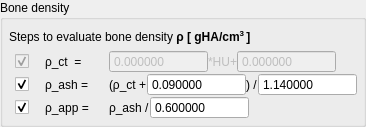
          <widget class="QGroupBox" name="advancedGroup">
           <property name="minimumSize">
            <size>
             <width>0</width>
             <height>0</height>
            </size>
           </property>
           <property name="title">
            <string>Bone density</string>
           </property>
           <property name="checkable">
            <bool>false</bool>
           </property>
           <layout class="QVBoxLayout" name="verticalLayout_6">
            <property name="leftMargin">
             <number>6</number>
            </property>
            <property name="topMargin">
             <number>10</number>
            </property>
            <property name="rightMargin">
             <number>6</number>
            </property>
            <property name="bottomMargin">
             <number>5</number>
            </property>
            <item>
             <widget class="QLabel" name="label_8">
              <property name="text">
               <string>&lt;html&gt;&lt;head/&gt;&lt;body&gt;&lt;p&gt;Steps to evaluate bone density &lt;span style=&quot; font-weight:600;&quot;&gt;ρ [ gHA/cm&lt;/span&gt;&lt;span style=&quot; font-weight:600; vertical-align:super;&quot;&gt;3 &lt;/span&gt;&lt;span style=&quot; font-weight:600;&quot;&gt;]&lt;/span&gt;&lt;/p&gt;&lt;/body&gt;&lt;/html&gt;</string>
              </property>
              <property name="wordWrap">
               <bool>true</bool>
              </property>
             </widget>
            </item>
            <item>
             <widget class="QWidget" name="widget" native="true">
              <property name="styleSheet">
               <string notr="true">QLabel {
	font: small &quot;Courier New&quot;;
}

QDoubleSpinBox {
	font: small &quot;Courier New&quot;;
}</string>
              </property>
              <layout class="QHBoxLayout" name="horizontalLayout_3" stretch="0,1">
               <property name="spacing">
                <number>0</number>
               </property>
               <property name="margin">
                <number>0</number>
               </property>
               <item>
                <widget class="QWidget" name="checkboxWidget" native="true">
                 <property name="sizePolicy">
                  <sizepolicy hsizetype="Preferred" vsizetype="Preferred">
                   <horstretch>0</horstretch>
                   <verstretch>0</verstretch>
                  </sizepolicy>
                 </property>
                 <layout class="QVBoxLayout" name="verticalLayout_11">
                  <property name="spacing">
                   <number>0</number>
                  </property>
                  <property name="leftMargin">
                   <number>6</number>
                  </property>
                  <property name="topMargin">
                   <number>0</number>
                  </property>
                  <property name="rightMargin">
                   <number>0</number>
                  </property>
                  <property name="bottomMargin">
                   <number>0</number>
                  </property>
                  <item>
                   <widget class="QWidget" name="widget_3" native="true">
                    <property name="enabled">
                     <bool>true</bool>
                    </property>
                    <layout class="QHBoxLayout" name="horizontalLayout_11">
                     <property name="spacing">
                      <number>0</number>
                     </property>
                     <property name="margin">
                      <number>0</number>
                     </property>
                     <item>
                      <widget class="QCheckBox" name="checkBox">
                       <property name="enabled">
                        <bool>false</bool>
                       </property>
                       <property name="minimumSize">
                        <size>
                         <width>30</width>
                         <height>0</height>
                        </size>
                       </property>
                       <property name="text">
                        <string/>
                       </property>
                       <property name="checked">
                        <bool>true</bool>
                       </property>
                      </widget>
                     </item>
                     <item>
                      <widget class="QLabel" name="label_2">
                       <property name="sizePolicy">
                        <sizepolicy hsizetype="MinimumExpanding" vsizetype="Preferred">
                         <horstretch>0</horstretch>
                         <verstretch>0</verstretch>
                        </sizepolicy>
                       </property>
                       <property name="maximumSize">
                        <size>
                         <width>70</width>
                         <height>16777215</height>
                        </size>
                       </property>
                       <property name="text">
                        <string>ρ_ct  =</string>
                       </property>
                      </widget>
                     </item>
                     <item>
                      <spacer name="horizontalSpacer_4">
                       <property name="orientation">
                        <enum>Qt::Horizontal</enum>
                       </property>
                       <property name="sizeType">
                        <enum>QSizePolicy::MinimumExpanding</enum>
                       </property>
                       <property name="sizeHint" stdset="0">
                        <size>
                         <width>20</width>
                         <height>20</height>
                        </size>
                       </property>
                      </spacer>
                     </item>
                    </layout>
                   </widget>
                  </item>
                  <item>
                   <widget class="QWidget" name="widget_5" native="true">
                    <layout class="QHBoxLayout" name="horizontalLayout_13">
                     <property name="spacing">
                      <number>0</number>
                     </property>
                     <property name="margin">
                      <number>0</number>
                     </property>
                     <item>
                      <widget class="QCheckBox" name="rhoAshCheckBox">
                       <property name="sizePolicy">
                        <sizepolicy hsizetype="Minimum" vsizetype="Fixed">
                         <horstretch>0</horstretch>
                         <verstretch>0</verstretch>
                        </sizepolicy>
                       </property>
                       <property name="minimumSize">
                        <size>
                         <width>30</width>
                         <height>0</height>
                        </size>
                       </property>
                       <property name="maximumSize">
                        <size>
                         <width>120</width>
                         <height>16777215</height>
                        </size>
                       </property>
                       <property name="text">
                        <string/>
                       </property>
                       <property name="checked">
                        <bool>true</bool>
                       </property>
                      </widget>
                     </item>
                     <item>
                      <widget class="QLabel" name="label_10">
                       <property name="sizePolicy">
                        <sizepolicy hsizetype="MinimumExpanding" vsizetype="Preferred">
                         <horstretch>0</horstretch>
                         <verstretch>0</verstretch>
                        </sizepolicy>
                       </property>
                       <property name="maximumSize">
                        <size>
                         <width>70</width>
                         <height>16777215</height>
                        </size>
                       </property>
                       <property name="text">
                        <string>ρ_ash =</string>
                       </property>
                      </widget>
                     </item>
                     <item>
                      <spacer name="horizontalSpacer_5">
                       <property name="orientation">
                        <enum>Qt::Horizontal</enum>
                       </property>
                       <property name="sizeType">
                        <enum>QSizePolicy::MinimumExpanding</enum>
                       </property>
                       <property name="sizeHint" stdset="0">
                        <size>
                         <width>20</width>
                         <height>20</height>
                        </size>
                       </property>
                      </spacer>
                     </item>
                    </layout>
                   </widget>
                  </item>
                  <item>
                   <widget class="QWidget" name="widget_7" native="true">
                    <layout class="QHBoxLayout" name="horizontalLayout_17">
                     <property name="spacing">
                      <number>0</number>
                     </property>
                     <property name="margin">
                      <number>0</number>
                     </property>
                     <item>
                      <widget class="QCheckBox" name="rhoAppCheckBox">
                       <property name="sizePolicy">
                        <sizepolicy hsizetype="Minimum" vsizetype="Fixed">
                         <horstretch>0</horstretch>
                         <verstretch>0</verstretch>
                        </sizepolicy>
                       </property>
                       <property name="minimumSize">
                        <size>
                         <width>30</width>
                         <height>0</height>
                        </size>
                       </property>
                       <property name="maximumSize">
                        <size>
                         <width>120</width>
                         <height>16777215</height>
                        </size>
                       </property>
                       <property name="text">
                        <string/>
                       </property>
                       <property name="checked">
                        <bool>true</bool>
                       </property>
                      </widget>
                     </item>
                     <item>
                      <widget class="QLabel" name="label_12">
                       <property name="sizePolicy">
                        <sizepolicy hsizetype="MinimumExpanding" vsizetype="Preferred">
                         <horstretch>0</horstretch>
                         <verstretch>0</verstretch>
                        </sizepolicy>
                       </property>
                       <property name="minimumSize">
                        <size>
                         <width>0</width>
                         <height>0</height>
                        </size>
                       </property>
                       <property name="maximumSize">
                        <size>
                         <width>70</width>
                         <height>16777215</height>
                        </size>
                       </property>
                       <property name="text">
                        <string>ρ_app =</string>
                       </property>
                      </widget>
                     </item>
                     <item>
                      <spacer name="horizontalSpacer_6">
                       <property name="orientation">
                        <enum>Qt::Horizontal</enum>
                       </property>
                       <property name="sizeType">
                        <enum>QSizePolicy::MinimumExpanding</enum>
                       </property>
                       <property name="sizeHint" stdset="0">
                        <size>
                         <width>20</width>
                         <height>20</height>
                        </size>
                       </property>
                      </spacer>
                     </item>
                    </layout>
                   </widget>
                  </item>
                 </layout>
                </widget>
               </item>
               <item>
                <widget class="QWidget" name="mathWidget" native="true">
                 <property name="sizePolicy">
                  <sizepolicy hsizetype="Preferred" vsizetype="Fixed">
                   <horstretch>0</horstretch>
                   <verstretch>0</verstretch>
                  </sizepolicy>
                 </property>
                 <property name="styleSheet">
                  <string notr="true"/>
                 </property>
                 <layout class="QVBoxLayout" name="verticalLayout_5">
                  <property name="spacing">
                   <number>0</number>
                  </property>
                  <property name="margin">
                   <number>0</number>
                  </property>
                  <item>
                   <layout class="QHBoxLayout" name="horizontalLayout_2" stretch="0">
                    <property name="spacing">
                     <number>6</number>
                    </property>
                    <property name="sizeConstraint">
                     <enum>QLayout::SetDefaultConstraint</enum>
                    </property>
                    <property name="leftMargin">
                     <number>0</number>
                    </property>
                    <property name="topMargin">
                     <number>0</number>
                    </property>
                    <item>
                     <widget class="QWidget" name="verticalWidget_2" native="true">
                      <property name="enabled">
                       <bool>false</bool>
                      </property>
                      <property name="sizePolicy">
                       <sizepolicy hsizetype="Preferred" vsizetype="Preferred">
                        <horstretch>0</horstretch>
                        <verstretch>0</verstretch>
                       </sizepolicy>
                      </property>
                      <layout class="QHBoxLayout" name="horizontalLayout_6">
                       <property name="spacing">
                        <number>0</number>
                       </property>
                       <property name="margin">
                        <number>0</number>
                       </property>
                       <item>
                        <widget class="QDoubleSpinBox" name="linEQSlopeSpinBox">
                         <property name="sizePolicy">
                          <sizepolicy hsizetype="Preferred" vsizetype="Fixed">
                           <horstretch>0</horstretch>
                           <verstretch>0</verstretch>
                          </sizepolicy>
                         </property>
                         <property name="minimumSize">
                          <size>
                           <width>75</width>
                           <height>0</height>
                          </size>
                         </property>
                         <property name="maximumSize">
                          <size>
                           <width>150</width>
                           <height>16777215</height>
                          </size>
                         </property>
                         <property name="frame">
                          <bool>true</bool>
                         </property>
                         <property name="buttonSymbols">
                          <enum>QAbstractSpinBox::NoButtons</enum>
                         </property>
                         <property name="decimals">
                          <number>6</number>
                         </property>
                         <property name="minimum">
                          <double>-999999999.000000000000000</double>
                         </property>
                         <property name="maximum">
                          <double>999999999.000000000000000</double>
                         </property>
                         <property name="singleStep">
                          <double>0.010000000000000</double>
                         </property>
                        </widget>
                       </item>
                       <item>
                        <widget class="QLabel" name="label_4">
                         <property name="text">
                          <string>*HU</string>
                         </property>
                        </widget>
                       </item>
                       <item>
                        <widget class="QLabel" name="label_5">
                         <property name="text">
                          <string>+</string>
                         </property>
                        </widget>
                       </item>
                       <item>
                        <widget class="QDoubleSpinBox" name="linEQOffsetSpinBox">
                         <property name="sizePolicy">
                          <sizepolicy hsizetype="Preferred" vsizetype="Fixed">
                           <horstretch>0</horstretch>
                           <verstretch>0</verstretch>
                          </sizepolicy>
                         </property>
                         <property name="minimumSize">
                          <size>
                           <width>75</width>
                           <height>0</height>
                          </size>
                         </property>
                         <property name="maximumSize">
                          <size>
                           <width>150</width>
                           <height>16777215</height>
                          </size>
                         </property>
                         <property name="buttonSymbols">
                          <enum>QAbstractSpinBox::NoButtons</enum>
                         </property>
                         <property name="decimals">
                          <number>6</number>
                         </property>
                         <property name="minimum">
                          <double>-999999999.000000000000000</double>
                         </property>
                         <property name="maximum">
                          <double>999999999.000000000000000</double>
                         </property>
                         <property name="singleStep">
                          <double>1.000000000000000</double>
                         </property>
                        </widget>
                       </item>
                       <item>
                        <spacer name="horizontalSpacer">
                         <property name="orientation">
                          <enum>Qt::Horizontal</enum>
                         </property>
                         <property name="sizeType">
                          <enum>QSizePolicy::Expanding</enum>
                         </property>
                         <property name="sizeHint" stdset="0">
                          <size>
                           <width>0</width>
                           <height>0</height>
                          </size>
                         </property>
                        </spacer>
                       </item>
                      </layout>
                     </widget>
                    </item>
                   </layout>
                  </item>
                  <item>
                   <layout class="QHBoxLayout" name="horizontalLayout_14" stretch="0">
                    <property name="rightMargin">
                     <number>0</number>
                    </property>
                    <item>
                     <widget class="QWidget" name="widget" native="true">
                      <property name="sizePolicy">
                       <sizepolicy hsizetype="Preferred" vsizetype="Preferred">
                        <horstretch>0</horstretch>
                        <verstretch>0</verstretch>
                       </sizepolicy>
                      </property>
                      <layout class="QHBoxLayout" name="horizontalLayout_15">
                       <property name="spacing">
                        <number>0</number>
                       </property>
                       <property name="margin">
                        <number>0</number>
                       </property>
                       <item>
                        <widget class="QLabel" name="label_13">
                         <property name="text">
                          <string>(ρ_ct +</string>
                         </property>
                        </widget>
                       </item>
                       <item>
                        <widget class="QDoubleSpinBox" name="rhoAshOffsetSpinBox">
                         <property name="sizePolicy">
                          <sizepolicy hsizetype="Preferred" vsizetype="Fixed">
                           <horstretch>0</horstretch>
                           <verstretch>0</verstretch>
                          </sizepolicy>
                         </property>
                         <property name="minimumSize">
                          <size>
                           <width>75</width>
                           <height>0</height>
                          </size>
                         </property>
                         <property name="maximumSize">
                          <size>
                           <width>150</width>
                           <height>16777215</height>
                          </size>
                         </property>
                         <property name="buttonSymbols">
                          <enum>QAbstractSpinBox::NoButtons</enum>
                         </property>
                         <property name="decimals">
                          <number>6</number>
                         </property>
                         <property name="minimum">
                          <double>-999999999.000000000000000</double>
                         </property>
                         <property name="maximum">
                          <double>999999999.000000000000000</double>
                         </property>
                         <property name="singleStep">
                          <double>0.010000000000000</double>
                         </property>
                         <property name="value">
                          <double>0.090000000000000</double>
                         </property>
                        </widget>
                       </item>
                       <item>
                        <widget class="QLabel" name="label_14">
                         <property name="text">
                          <string>) /</string>
                         </property>
                        </widget>
                       </item>
                       <item>
                        <widget class="QDoubleSpinBox" name="rhoAshDivisorSpinBox">
                         <property name="sizePolicy">
                          <sizepolicy hsizetype="Preferred" vsizetype="Fixed">
                           <horstretch>0</horstretch>
                           <verstretch>0</verstretch>
                          </sizepolicy>
                         </property>
                         <property name="minimumSize">
                          <size>
                           <width>75</width>
                           <height>0</height>
                          </size>
                         </property>
                         <property name="maximumSize">
                          <size>
                           <width>150</width>
                           <height>16777215</height>
                          </size>
                         </property>
                         <property name="readOnly">
                          <bool>false</bool>
                         </property>
                         <property name="buttonSymbols">
                          <enum>QAbstractSpinBox::NoButtons</enum>
                         </property>
                         <property name="decimals">
                          <number>6</number>
                         </property>
                         <property name="minimum">
                          <double>-999999999.000000000000000</double>
                         </property>
                         <property name="maximum">
                          <double>999999999.000000000000000</double>
                         </property>
                         <property name="singleStep">
                          <double>0.010000000000000</double>
                         </property>
                         <property name="value">
                          <double>1.140000000000000</double>
                         </property>
                        </widget>
                       </item>
                       <item>
                        <spacer name="horizontalSpacer_3">
                         <property name="orientation">
                          <enum>Qt::Horizontal</enum>
                         </property>
                         <property name="sizeHint" stdset="0">
                          <size>
                           <width>0</width>
                           <height>0</height>
                          </size>
                         </property>
                        </spacer>
                       </item>
                      </layout>
                     </widget>
                    </item>
                   </layout>
                  </item>
                  <item>
                   <layout class="QHBoxLayout" name="horizontalLayout_12" stretch="0">
                    <property name="rightMargin">
                     <number>0</number>
                    </property>
                    <item>
                     <widget class="QWidget" name="horizontalWidget_3" native="true">
                      <property name="sizePolicy">
                       <sizepolicy hsizetype="Preferred" vsizetype="Preferred">
                        <horstretch>0</horstretch>
                        <verstretch>0</verstretch>
                       </sizepolicy>
                      </property>
                      <layout class="QHBoxLayout" name="horizontalLayout_10">
                       <property name="spacing">
                        <number>0</number>
                       </property>
                       <property name="margin">
                        <number>0</number>
                       </property>
                       <item>
                        <widget class="QLabel" name="label_11">
                         <property name="text">
                          <string>ρ_ash /</string>
                         </property>
                        </widget>
                       </item>
                       <item>
                        <widget class="QDoubleSpinBox" name="rhoAppDivisorSpinBox">
                         <property name="sizePolicy">
                          <sizepolicy hsizetype="Preferred" vsizetype="Fixed">
                           <horstretch>0</horstretch>
                           <verstretch>0</verstretch>
                          </sizepolicy>
                         </property>
                         <property name="minimumSize">
                          <size>
                           <width>75</width>
                           <height>0</height>
                          </size>
                         </property>
                         <property name="maximumSize">
                          <size>
                           <width>150</width>
                           <height>16777215</height>
                          </size>
                         </property>
                         <property name="buttonSymbols">
                          <enum>QAbstractSpinBox::NoButtons</enum>
                         </property>
                         <property name="decimals">
                          <number>6</number>
                         </property>
                         <property name="minimum">
                          <double>-999999999.000000000000000</double>
                         </property>
                         <property name="maximum">
                          <double>999999999.000000000000000</double>
                         </property>
                         <property name="singleStep">
                          <double>0.010000000000000</double>
                         </property>
                         <property name="value">
                          <double>0.600000000000000</double>
                         </property>
                        </widget>
                       </item>
                       <item>
                        <spacer name="horizontalSpacer_2">
                         <property name="orientation">
                          <enum>Qt::Horizontal</enum>
                         </property>
                         <property name="sizeHint" stdset="0">
                          <size>
                           <width>0</width>
                           <height>0</height>
                          </size>
                         </property>
                        </spacer>
                       </item>
                      </layout>
                     </widget>
                    </item>
                   </layout>
                  </item>
                 </layout>
                </widget>
               </item>
              </layout>
             </widget>
            </item>
           </layout>
          </widget>
